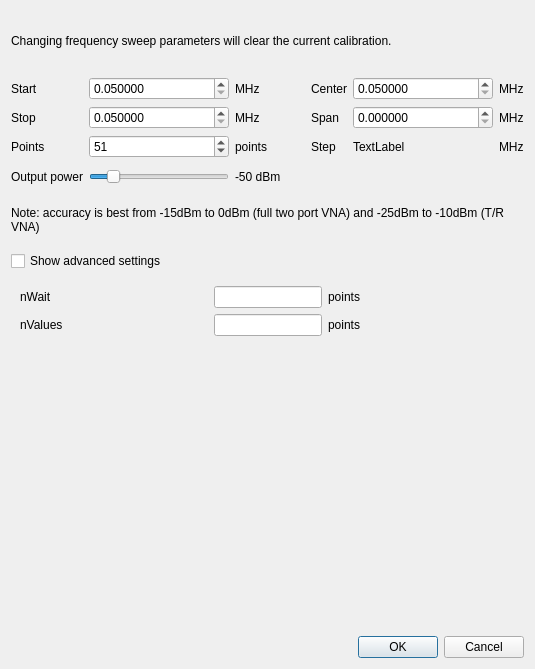
<?xml version="1.0" encoding="UTF-8"?>
<ui version="4.0">
 <class>FrequencyDialog</class>
 <widget class="QDialog" name="FrequencyDialog">
  <property name="geometry">
   <rect>
    <x>0</x>
    <y>0</y>
    <width>535</width>
    <height>669</height>
   </rect>
  </property>
  <property name="sizePolicy">
   <sizepolicy hsizetype="Preferred" vsizetype="Minimum">
    <horstretch>0</horstretch>
    <verstretch>0</verstretch>
   </sizepolicy>
  </property>
  <property name="windowTitle">
   <string>Dialog</string>
  </property>
  <layout class="QGridLayout" name="gridLayout_3">
   <item row="7" column="0">
    <widget class="QDialogButtonBox" name="buttonBox">
     <property name="orientation">
      <enum>Qt::Horizontal</enum>
     </property>
     <property name="standardButtons">
      <set>QDialogButtonBox::Cancel|QDialogButtonBox::Ok</set>
     </property>
    </widget>
   </item>
   <item row="0" column="0">
    <widget class="QLabel" name="label_6">
     <property name="sizePolicy">
      <sizepolicy hsizetype="Preferred" vsizetype="Fixed">
       <horstretch>0</horstretch>
       <verstretch>0</verstretch>
      </sizepolicy>
     </property>
     <property name="minimumSize">
      <size>
       <width>0</width>
       <height>60</height>
      </size>
     </property>
     <property name="text">
      <string>Changing frequency sweep parameters will clear the current calibration.</string>
     </property>
     <property name="wordWrap">
      <bool>true</bool>
     </property>
     <property name="margin">
      <number>10</number>
     </property>
    </widget>
   </item>
   <item row="3" column="0">
    <widget class="QLabel" name="label_15">
     <property name="sizePolicy">
      <sizepolicy hsizetype="Preferred" vsizetype="Fixed">
       <horstretch>0</horstretch>
       <verstretch>0</verstretch>
      </sizepolicy>
     </property>
     <property name="minimumSize">
      <size>
       <width>0</width>
       <height>50</height>
      </size>
     </property>
     <property name="text">
      <string>Note: accuracy is best from -15dBm to 0dBm (full two port VNA) and -25dBm to -10dBm (T/R VNA)</string>
     </property>
     <property name="wordWrap">
      <bool>true</bool>
     </property>
     <property name="margin">
      <number>10</number>
     </property>
    </widget>
   </item>
   <item row="4" column="0">
    <widget class="QCheckBox" name="c_advanced">
     <property name="text">
      <string>Show advanced settings</string>
     </property>
    </widget>
   </item>
   <item row="6" column="0">
    <widget class="QWidget" name="widget" native="true"/>
   </item>
   <item row="5" column="0">
    <widget class="QWidget" name="w_advanced" native="true">
     <property name="sizePolicy">
      <sizepolicy hsizetype="Preferred" vsizetype="Fixed">
       <horstretch>0</horstretch>
       <verstretch>0</verstretch>
      </sizepolicy>
     </property>
     <layout class="QGridLayout" name="gridLayout">
      <item row="0" column="0">
       <widget class="QLabel" name="label_11">
        <property name="toolTip">
         <string>How many data points to discard after setting PLL frequency</string>
        </property>
        <property name="text">
         <string>nWait</string>
        </property>
       </widget>
      </item>
      <item row="0" column="1">
       <widget class="QLineEdit" name="t_nWait">
        <property name="sizePolicy">
         <sizepolicy hsizetype="Fixed" vsizetype="Fixed">
          <horstretch>0</horstretch>
          <verstretch>0</verstretch>
         </sizepolicy>
        </property>
        <property name="text">
         <string/>
        </property>
       </widget>
      </item>
      <item row="0" column="2">
       <widget class="QLabel" name="label_12">
        <property name="text">
         <string>points</string>
        </property>
       </widget>
      </item>
      <item row="1" column="0">
       <widget class="QLabel" name="label_13">
        <property name="toolTip">
         <string>How many data points to average over (1 data point ~= 200us)</string>
        </property>
        <property name="text">
         <string>nValues</string>
        </property>
       </widget>
      </item>
      <item row="1" column="1">
       <widget class="QLineEdit" name="t_nValues">
        <property name="sizePolicy">
         <sizepolicy hsizetype="Fixed" vsizetype="Fixed">
          <horstretch>0</horstretch>
          <verstretch>0</verstretch>
         </sizepolicy>
        </property>
        <property name="text">
         <string/>
        </property>
       </widget>
      </item>
      <item row="1" column="2">
       <widget class="QLabel" name="label_14">
        <property name="text">
         <string>points</string>
        </property>
       </widget>
      </item>
     </layout>
    </widget>
   </item>
   <item row="2" column="0">
    <layout class="QGridLayout" name="gridLayout_2" rowstretch="0,0,0,0">
     <item row="2" column="2">
      <widget class="QLabel" name="label_9">
       <property name="text">
        <string>points</string>
       </property>
      </widget>
     </item>
     <item row="2" column="0">
      <widget class="QLabel" name="label_3">
       <property name="text">
        <string>Points</string>
       </property>
      </widget>
     </item>
     <item row="2" column="3">
      <widget class="QLabel" name="label_4">
       <property name="text">
        <string>Step</string>
       </property>
      </widget>
     </item>
     <item row="3" column="0">
      <widget class="QLabel" name="label_5">
       <property name="text">
        <string>Output power</string>
       </property>
      </widget>
     </item>
     <item row="0" column="2">
      <widget class="QLabel" name="label_7">
       <property name="text">
        <string>MHz</string>
       </property>
      </widget>
     </item>
     <item row="1" column="0">
      <widget class="QLabel" name="label_2">
       <property name="text">
        <string>Stop</string>
       </property>
      </widget>
     </item>
     <item row="3" column="1">
      <widget class="QSlider" name="slider_power">
       <property name="minimumSize">
        <size>
         <width>0</width>
         <height>24</height>
        </size>
       </property>
       <property name="minimum">
        <number>-30</number>
       </property>
       <property name="maximum">
        <number>7</number>
       </property>
       <property name="value">
        <number>-25</number>
       </property>
       <property name="orientation">
        <enum>Qt::Horizontal</enum>
       </property>
      </widget>
     </item>
     <item row="1" column="2">
      <widget class="QLabel" name="label_8">
       <property name="text">
        <string>MHz</string>
       </property>
      </widget>
     </item>
     <item row="1" column="1">
      <widget class="QDoubleSpinBox" name="t_stop">
       <property name="decimals">
        <number>6</number>
       </property>
       <property name="minimum">
        <double>0.050000000000000</double>
       </property>
       <property name="maximum">
        <double>3000.000000000000000</double>
       </property>
       <property name="singleStep">
        <double>1.000000000000000</double>
       </property>
      </widget>
     </item>
     <item row="2" column="1">
      <widget class="QSpinBox" name="t_points">
       <property name="minimum">
        <number>2</number>
       </property>
       <property name="maximum">
        <number>1024</number>
       </property>
       <property name="singleStep">
        <number>1</number>
       </property>
       <property name="value">
        <number>51</number>
       </property>
      </widget>
     </item>
     <item row="0" column="0">
      <widget class="QLabel" name="label">
       <property name="text">
        <string>Start</string>
       </property>
      </widget>
     </item>
     <item row="3" column="2">
      <widget class="QLabel" name="l_power">
       <property name="minimumSize">
        <size>
         <width>70</width>
         <height>0</height>
        </size>
       </property>
       <property name="text">
        <string>-50 dBm</string>
       </property>
      </widget>
     </item>
     <item row="0" column="1">
      <widget class="QDoubleSpinBox" name="t_start">
       <property name="decimals">
        <number>6</number>
       </property>
       <property name="minimum">
        <double>0.050000000000000</double>
       </property>
       <property name="maximum">
        <double>3000.000000000000000</double>
       </property>
       <property name="singleStep">
        <double>1.000000000000000</double>
       </property>
      </widget>
     </item>
     <item row="0" column="5">
      <widget class="QLabel" name="label_17">
       <property name="text">
        <string>MHz</string>
       </property>
      </widget>
     </item>
     <item row="2" column="5">
      <widget class="QLabel" name="label_10">
       <property name="text">
        <string>MHz</string>
       </property>
      </widget>
     </item>
     <item row="0" column="3">
      <widget class="QLabel" name="label_16">
       <property name="text">
        <string>Center</string>
       </property>
      </widget>
     </item>
     <item row="2" column="4">
      <widget class="QLabel" name="l_end">
       <property name="sizePolicy">
        <sizepolicy hsizetype="Expanding" vsizetype="Fixed">
         <horstretch>0</horstretch>
         <verstretch>0</verstretch>
        </sizepolicy>
       </property>
       <property name="minimumSize">
        <size>
         <width>0</width>
         <height>24</height>
        </size>
       </property>
       <property name="text">
        <string>TextLabel</string>
       </property>
      </widget>
     </item>
     <item row="0" column="4">
      <widget class="QDoubleSpinBox" name="t_center">
       <property name="decimals">
        <number>6</number>
       </property>
       <property name="minimum">
        <double>0.050000000000000</double>
       </property>
       <property name="maximum">
        <double>3000.000000000000000</double>
       </property>
       <property name="singleStep">
        <double>1.000000000000000</double>
       </property>
      </widget>
     </item>
     <item row="1" column="4">
      <widget class="QDoubleSpinBox" name="t_span">
       <property name="decimals">
        <number>6</number>
       </property>
       <property name="minimum">
        <double>0.000000000000000</double>
       </property>
       <property name="maximum">
        <double>3000.000000000000000</double>
       </property>
       <property name="singleStep">
        <double>1.000000000000000</double>
       </property>
      </widget>
     </item>
     <item row="1" column="3">
      <widget class="QLabel" name="label_18">
       <property name="text">
        <string>Span</string>
       </property>
      </widget>
     </item>
     <item row="1" column="5">
      <widget class="QLabel" name="label_19">
       <property name="text">
        <string>MHz</string>
       </property>
      </widget>
     </item>
    </layout>
   </item>
  </layout>
 </widget>
 <resources/>
 <connections>
  <connection>
   <sender>buttonBox</sender>
   <signal>accepted()</signal>
   <receiver>FrequencyDialog</receiver>
   <slot>accept()</slot>
   <hints>
    <hint type="sourcelabel">
     <x>248</x>
     <y>254</y>
    </hint>
    <hint type="destinationlabel">
     <x>157</x>
     <y>274</y>
    </hint>
   </hints>
  </connection>
  <connection>
   <sender>buttonBox</sender>
   <signal>rejected()</signal>
   <receiver>FrequencyDialog</receiver>
   <slot>reject()</slot>
   <hints>
    <hint type="sourcelabel">
     <x>316</x>
     <y>260</y>
    </hint>
    <hint type="destinationlabel">
     <x>286</x>
     <y>274</y>
    </hint>
   </hints>
  </connection>
 </connections>
</ui>
